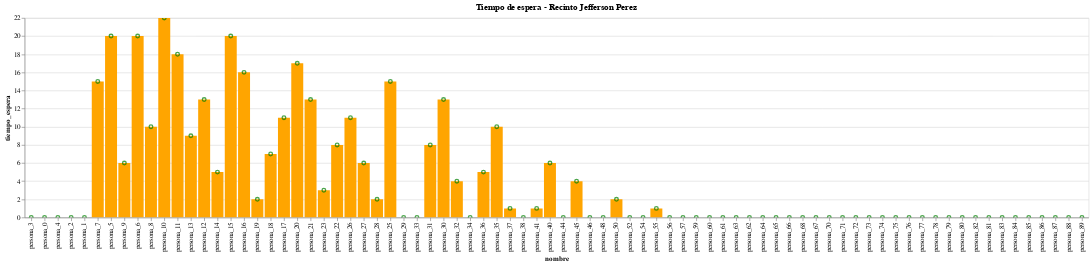

The notebook cell saved with this chart:
### Code cell
alt.Chart(df_data[df_data['resultado_vacuna']==1]).mark_bar(color='orange').encode(
    x=alt.X('nombre',sort=alt.EncodingSortField(field="id", op="count", order='ascending')),
    y='tiempo_espera'
    )+alt.Chart(df_data[df_data['resultado_vacuna']==1]).mark_point(color='green').encode(
        x=alt.X('nombre',sort=alt.EncodingSortField(field="id", op="count", order='ascending')),
        y='tiempo_espera').properties(title='Tiempo de espera - Recinto Jefferson Perez').interactive()

### Figure 1 — Vega-Lite specification as saved in the notebook (floating-point values rounded to 4 significant figures)
{"config": {"view": {"continuousWidth": 400, "continuousHeight": 300}}, "layer": [{"data": {"name": "data-5777d89e227b8101d799686cde3602b1"}, "mark": {"type": "bar", "color": "orange"}, "encoding": {"x": {"type": "nominal", "field": "nombre", "sort": {"field": "id", "op": "count", "order": "ascending"}}, "y": {"type": "quantitative", "field": "tiempo_espera"}}}, {"data": {"name": "data-5777d89e227b8101d799686cde3602b1"}, "mark": {"type": "point", "color": "green"}, "encoding": {"x": {"type": "nominal", "field": "nombre", "sort": {"field": "id", "op": "count", "order": "ascending"}}, "y": {"type": "quantitative", "field": "tiempo_espera"}}, "selection": {"selector002": {"type": "interval", "bind": "scales", "encodings": ["x", "y"]}}, "title": "Tiempo de espera - Recinto Jefferson Perez"}], "$schema": "https://vega.github.io/schema/vega-lite/v4.8.1.json", "datasets": {"data-5777d89e227b8101d799686cde3602b1": [{"id": 3, "nombre": "persona_3", "tiempo_exam": 20, "tiempo_datos": 2, "tiempo_vacuna": 6, "tiempo_certificado": 2, "tiempo_salida": 2, "tiempo_espera": 0, "resultado_vacuna": 1, "tiempo_total": 32}, {"id": 0, "nombre": "persona_0", "tiempo_exam": 20, "tiempo_datos": 3, "tiempo_vacuna": 5, "tiempo_certificado": 2, "tiempo_salida": 4, "tiempo_espera": 0, "resultado_vacuna": 1, "tiempo_total": 34}, {"id": 4, "nombre": "persona_4", "tiempo_exam": 20, "tiempo_datos": 4, "tiempo_vacuna": 5, "tiempo_certificado": 2, "tiempo_salida": 3, "tiempo_espera": 0, "resultado_vacuna": 1, "tiempo_total": 34}, {"id": 2, "nombre": "persona_2", "tiempo_exam": 20, "tiempo_datos": 3, "tiempo_vacuna": 8, "tiempo_certificado": 2, "tiempo_salida": 5, "tiempo_espera": 0, "resultado_vacuna": 1, "tiempo_total": 38}, {"id": 1, "nombre": "persona_1", "tiempo_exam": 20, "tiempo_datos": 2, "tiempo_vacuna": 9, "tiempo_certificado": 3, "tiempo_salida": 2, "tiempo_espera": 0, "resultado_vacuna": 1, "tiempo_total": 36}, {"id": 7, "nombre": "persona_7", "tiempo_exam": 20, "tiempo_datos": 2, "tiempo_vacuna": 5, "tiempo_certificado": 3, "tiempo_salida": 1, "tiempo_espera": 15, "resultado_vacuna": 1, "tiempo_total": 31}, {"id": 5, "nombre": "persona_5", "tiempo_exam": 20, "tiempo_datos": 4, "tiempo_vacuna": 5, "tiempo_certificado": 1, "tiempo_salida": 4, "tiempo_espera": 20, "resultado_vacuna": 1, "tiempo_total": 34}, {"id": 9, "nombre": "persona_9", "tiempo_exam": 20, "tiempo_datos": 2, "tiempo_vacuna": 9, "tiempo_certificado": 1, "tiempo_salida": 5, "tiempo_espera": 6, "resultado_vacuna": 1, "tiempo_total": 37}, {"id": 6, "nombre": "persona_6", "tiempo_exam": 20, "tiempo_datos": 3, "tiempo_vacuna": 8, "tiempo_certificado": 3, "tiempo_salida": 4, "tiempo_espera": 20, "resultado_vacuna": 1, "tiempo_total": 38}, {"id": 8, "nombre": "persona_8", "tiempo_exam": 20, "tiempo_datos": 2, "tiempo_vacuna": 10, "tiempo_certificado": 2, "tiempo_salida": 3, "tiempo_espera": 10, "resultado_vacuna": 1, "tiempo_total": 37}, {"id": 10, "nombre": "persona_10", "tiempo_exam": 20, "tiempo_datos": 2, "tiempo_vacuna": 5, "tiempo_certificado": 3, "tiempo_salida": 5, "tiempo_espera": 22, "resultado_vacuna": 1, "tiempo_total": 35}, {"id": 11, "nombre": "persona_11", "tiempo_exam": 20, "tiempo_datos": 3, "tiempo_vacuna": 8, "tiempo_certificado": 1, "tiempo_salida": 4, "tiempo_espera": 18, "resultado_vacuna": 1, "tiempo_total": 36}, {"id": 13, "nombre": "persona_13", "tiempo_exam": 20, "tiempo_datos": 2, "tiempo_vacuna": 9, "tiempo_certificado": 2, "tiempo_salida": 1, "tiempo_espera": 9, "resultado_vacuna": 1, "tiempo_total": 34}, {"id": 12, "nombre": "persona_12", "tiempo_exam": 20, "tiempo_datos": 4, "tiempo_vacuna": 7, "tiempo_certificado": 2, "tiempo_salida": 4, "tiempo_espera": 13, "resultado_vacuna": 1, "tiempo_total": 37}, {"id": 14, "nombre": "persona_14", "tiempo_exam": 20, "tiempo_datos": 2, "tiempo_vacuna": 10, "tiempo_certificado": 1, "tiempo_salida": 4, "tiempo_espera": 5, "resultado_vacuna": 1, "tiempo_total": 37}, {"id": 15, "nombre": "persona_15", "tiempo_exam": 20, "tiempo_datos": 2, "tiempo_vacuna": 6, "tiempo_certificado": 2, "tiempo_salida": 3, "tiempo_espera": 20, "resultado_vacuna": 1, "tiempo_total": 33}, {"id": 16, "nombre": "persona_16", "tiempo_exam": 20, "tiempo_datos": 3, "tiempo_vacuna": 6, "tiempo_certificado": 1, "tiempo_salida": 5, "tiempo_espera": 16, "resultado_vacuna": 1, "tiempo_total": 35}, {"id": 19, "nombre": "persona_19", "tiempo_exam": 20, "tiempo_datos": 4, "tiempo_vacuna": 5, "tiempo_certificado": 2, "tiempo_salida": 5, "tiempo_espera": 2, "resultado_vacuna": 1, "tiempo_total": 36}, {"id": 18, "nombre": "persona_18", "tiempo_exam": 20, "tiempo_datos": 4, "tiempo_vacuna": 6, "tiempo_certificado": 1, "tiempo_salida": 1, "tiempo_espera": 7, "resultado_vacuna": 1, "tiempo_total": 32}, {"id": 17, "nombre": "persona_17", "tiempo_exam": 20, "tiempo_datos": 4, "tiempo_vacuna": 10, "tiempo_certificado": 3, "tiempo_salida": 4, "tiempo_espera": 11, "resultado_vacuna": 1, "tiempo_total": 41}, {"id": 20, "nombre": "persona_20", "tiempo_exam": 20, "tiempo_datos": 2, "tiempo_vacuna": 7, "tiempo_certificado": 1, "tiempo_salida": 2, "tiempo_espera": 17, "resultado_vacuna": 1, "tiempo_total": 32}, {"id": 21, "nombre": "persona_21", "tiempo_exam": 20, "tiempo_datos": 3, "tiempo_vacuna": 6, "tiempo_certificado": 2, "tiempo_salida": 3, "tiempo_espera": 13, "resultado_vacuna": 1, "tiempo_total": 34}, {"id": 23, "nombre": "persona_23", "tiempo_exam": 20, "tiempo_datos": 4, "tiempo_vacuna": 8, "tiempo_certificado": 1, "tiempo_salida": 1, "tiempo_espera": 3, "resultado_vacuna": 1, "tiempo_total": 34}, {"id": 22, "nombre": "persona_22", "tiempo_exam": 20, "tiempo_datos": 4, "tiempo_vacuna": 9, "tiempo_certificado": 1, "tiempo_salida": 5, "tiempo_espera": 8, "resultado_vacuna": 1, "tiempo_total": 39}, {"id": 26, "nombre": "persona_26", "tiempo_exam": 20, "tiempo_datos": 3, "tiempo_vacuna": 6, "tiempo_certificado": 3, "tiempo_salida": 4, "tiempo_espera": 11, "resultado_vacuna": 1, "tiempo_total": 36}, {"id": 27, "nombre": "persona_27", "tiempo_exam": 20, "tiempo_datos": 2, "tiempo_vacuna": 9, "tiempo_certificado": 2, "tiempo_salida": 3, "tiempo_espera": 6, "resultado_vacuna": 1, "tiempo_total": 36}, {"id": 28, "nombre": "persona_28", "tiempo_exam": 20, "tiempo_datos": 2, "tiempo_vacuna": 9, "tiempo_certificado": 3, "tiempo_salida": 3, "tiempo_espera": 2, "resultado_vacuna": 1, "tiempo_total": 37}, {"id": 25, "nombre": "persona_25", "tiempo_exam": 20, "tiempo_datos": 3, "tiempo_vacuna": 10, "tiempo_certificado": 3, "tiempo_salida": 1, "tiempo_espera": 15, "resultado_vacuna": 1, "tiempo_total": 37}, {"id": 29, "nombre": "persona_29", "tiempo_exam": 20, "tiempo_datos": 2, "tiempo_vacuna": 9, "tiempo_certificado": 3, "tiempo_salida": 1, "tiempo_espera": 0, "resultado_vacuna": 1, "tiempo_total": 35}, {"id": 33, "nombre": "persona_33", "tiempo_exam": 20, "tiempo_datos": 3, "tiempo_vacuna": 5, "tiempo_certificado": 1, "tiempo_salida": 4, "tiempo_espera": 0, "resultado_vacuna": 1, "tiempo_total": 33}, {"id": 31, "nombre": "persona_31", "tiempo_exam": 20, "tiempo_datos": 3, "tiempo_vacuna": 7, "tiempo_certificado": 3, "tiempo_salida": 1, "tiempo_espera": 8, "resultado_vacuna": 1, "tiempo_total": 34}, {"id": 30, "nombre": "persona_30", "tiempo_exam": 20, "tiempo_datos": 4, "tiempo_vacuna": 7, "tiempo_certificado": 2, "tiempo_salida": 5, "tiempo_espera": 13, "resultado_vacuna": 1, "tiempo_total": 38}, {"id": 32, "nombre": "persona_32", "tiempo_exam": 20, "tiempo_datos": 4, "tiempo_vacuna": 7, "tiempo_certificado": 2, "tiempo_salida": 1, "tiempo_espera": 4, "resultado_vacuna": 1, "tiempo_total": 34}, {"id": 34, "nombre": "persona_34", "tiempo_exam": 20, "tiempo_datos": 3, "tiempo_vacuna": 7, "tiempo_certificado": 1, "tiempo_salida": 1, "tiempo_espera": 0, "resultado_vacuna": 1, "tiempo_total": 32}, {"id": 36, "nombre": "persona_36", "tiempo_exam": 20, "tiempo_datos": 3, "tiempo_vacuna": 5, "tiempo_certificado": 2, "tiempo_salida": 3, "tiempo_espera": 5, "resultado_vacuna": 1, "tiempo_total": 33}, {"id": 35, "nombre": "persona_35", "tiempo_exam": 20, "tiempo_datos": 4, "tiempo_vacuna": 7, "tiempo_certificado": 2, "tiempo_salida": 5, "tiempo_espera": 10, "resultado_vacuna": 1, "tiempo_total": 38}, {"id": 37, "nombre": "persona_37", "tiempo_exam": 20, "tiempo_datos": 3, "tiempo_vacuna": 9, "tiempo_certificado": 1, "tiempo_salida": 3, "tiempo_espera": 1, "resultado_vacuna": 1, "tiempo_total": 36}, {"id": 38, "nombre": "persona_38", "tiempo_exam": 20, "tiempo_datos": 3, "tiempo_vacuna": 8, "tiempo_certificado": 3, "tiempo_salida": 2, "tiempo_espera": 0, "resultado_vacuna": 1, "tiempo_total": 36}, {"id": 41, "nombre": "persona_41", "tiempo_exam": 20, "tiempo_datos": 3, "tiempo_vacuna": 6, "tiempo_certificado": 1, "tiempo_salida": 1, "tiempo_espera": 1, "resultado_vacuna": 1, "tiempo_total": 31}, {"id": 40, "nombre": "persona_40", "tiempo_exam": 20, "tiempo_datos": 3, "tiempo_vacuna": 6, "tiempo_certificado": 3, "tiempo_salida": 5, "tiempo_espera": 6, "resultado_vacuna": 1, "tiempo_total": 37}, {"id": 44, "nombre": "persona_44", "tiempo_exam": 20, "tiempo_datos": 3, "tiempo_vacuna": 6, "tiempo_certificado": 2, "tiempo_salida": 1, "tiempo_espera": 0, "resultado_vacuna": 1, "tiempo_total": 32}, {"id": 45, "nombre": "persona_45", "tiempo_exam": 20, "tiempo_datos": 2, "tiempo_vacuna": 8, "tiempo_certificado": 3, "tiempo_salida": 3, "tiempo_espera": 4, "resultado_vacuna": 1, "tiempo_total": 36}, {"id": 46, "nombre": "persona_46", "tiempo_exam": 20, "tiempo_datos": 2, "tiempo_vacuna": 10, "tiempo_certificado": 1, "tiempo_salida": 1, "tiempo_espera": 0, "resultado_vacuna": 1, "tiempo_total": 34}, {"id": 48, "nombre": "persona_48", "tiempo_exam": 20, "tiempo_datos": 2, "tiempo_vacuna": 7, "tiempo_certificado": 2, "tiempo_salida": 5, "tiempo_espera": 0, "resultado_vacuna": 1, "tiempo_total": 36}, {"id": 50, "nombre": "persona_50", "tiempo_exam": 20, "tiempo_datos": 3, "tiempo_vacuna": 7, "tiempo_certificado": 3, "tiempo_salida": 1, "tiempo_espera": 2, "resultado_vacuna": 1, "tiempo_total": 34}, {"id": 52, "nombre": "persona_52", "tiempo_exam": 20, "tiempo_datos": 2, "tiempo_vacuna": 7, "tiempo_certificado": 1, "tiempo_salida": 5, "tiempo_espera": 0, "resultado_vacuna": 1, "tiempo_total": 35}, {"id": 54, "nombre": "persona_54", "tiempo_exam": 20, "tiempo_datos": 4, "tiempo_vacuna": 5, "tiempo_certificado": 2, "tiempo_salida": 2, "tiempo_espera": 0, "resultado_vacuna": 1, "tiempo_total": 33}, {"id": 55, "nombre": "persona_55", "tiempo_exam": 20, "tiempo_datos": 3, "tiempo_vacuna": 10, "tiempo_certificado": 1, "tiempo_salida": 3, "tiempo_espera": 1, "resultado_vacuna": 1, "tiempo_total": 37}, {"id": 56, "nombre": "persona_56", "tiempo_exam": 20, "tiempo_datos": 4, "tiempo_vacuna": 5, "tiempo_certificado": 3, "tiempo_salida": 5, "tiempo_espera": 0, "resultado_vacuna": 1, "tiempo_total": 37}, {"id": 57, "nombre": "persona_57", "tiempo_exam": 20, "tiempo_datos": 2, "tiempo_vacuna": 10, "tiempo_certificado": 1, "tiempo_salida": 5, "tiempo_espera": 0, "resultado_vacuna": 1, "tiempo_total": 38}, {"id": 59, "nombre": "persona_59", "tiempo_exam": 20, "tiempo_datos": 4, "tiempo_vacuna": 7, "tiempo_certificado": 3, "tiempo_salida": 1, "tiempo_espera": 0, "resultado_vacuna": 1, "tiempo_total": 35}, {"id": 60, "nombre": "persona_60", "tiempo_exam": 20, "tiempo_datos": 2, "tiempo_vacuna": 6, "tiempo_certificado": 3, "tiempo_salida": 3, "tiempo_espera": 0, "resultado_vacuna": 1, "tiempo_total": 34}, {"id": 61, "nombre": "persona_61", "tiempo_exam": 20, "tiempo_datos": 3, "tiempo_vacuna": 6, "tiempo_certificado": 2, "tiempo_salida": 2, "tiempo_espera": 0, "resultado_vacuna": 1, "tiempo_total": 33}, {"id": 63, "nombre": "persona_63", "tiempo_exam": 20, "tiempo_datos": 2, "tiempo_vacuna": 8, "tiempo_certificado": 1, "tiempo_salida": 2, "tiempo_espera": 0, "resultado_vacuna": 1, "tiempo_total": 33}, {"id": 62, "nombre": "persona_62", "tiempo_exam": 20, "tiempo_datos": 4, "tiempo_vacuna": 9, "tiempo_certificado": 3, "tiempo_salida": 2, "tiempo_espera": 0, "resultado_vacuna": 1, "tiempo_total": 38}, {"id": 64, "nombre": "persona_64", "tiempo_exam": 20, "tiempo_datos": 4, "tiempo_vacuna": 8, "tiempo_certificado": 3, "tiempo_salida": 1, "tiempo_espera": 0, "resultado_vacuna": 1, "tiempo_total": 36}, {"id": 65, "nombre": "persona_65", "tiempo_exam": 20, "tiempo_datos": 3, "tiempo_vacuna": 9, "tiempo_certificado": 2, "tiempo_salida": 1, "tiempo_espera": 0, "resultado_vacuna": 1, "tiempo_total": 35}, {"id": 66, "nombre": "persona_66", "tiempo_exam": 20, "tiempo_datos": 2, "tiempo_vacuna": 8, "tiempo_certificado": 3, "tiempo_salida": 2, "tiempo_espera": 0, "resultado_vacuna": 1, "tiempo_total": 35}, {"id": 68, "nombre": "persona_68", "tiempo_exam": 20, "tiempo_datos": 3, "tiempo_vacuna": 6, "tiempo_certificado": 1, "tiempo_salida": 5, "tiempo_espera": 0, "resultado_vacuna": 1, "tiempo_total": 35}, {"id": 67, "nombre": "persona_67", "tiempo_exam": 20, "tiempo_datos": 3, "tiempo_vacuna": 10, "tiempo_certificado": 3, "tiempo_salida": 1, "tiempo_espera": 0, "resultado_vacuna": 1, "tiempo_total": 37}, {"id": 70, "nombre": "persona_70", "tiempo_exam": 20, "tiempo_datos": 4, "tiempo_vacuna": 6, "tiempo_certificado": 3, "tiempo_salida": 2, "tiempo_espera": 0, "resultado_vacuna": 1, "tiempo_total": 35}, {"id": 71, "nombre": "persona_71", "tiempo_exam": 20, "tiempo_datos": 2, "tiempo_vacuna": 7, "tiempo_certificado": 1, "tiempo_salida": 1, "tiempo_espera": 0, "resultado_vacuna": 1, "tiempo_total": 31}, {"id": 72, "nombre": "persona_72", "tiempo_exam": 20, "tiempo_datos": 3, "tiempo_vacuna": 5, "tiempo_certificado": 2, "tiempo_salida": 1, "tiempo_espera": 0, "resultado_vacuna": 1, "tiempo_total": 31}, {"id": 73, "nombre": "persona_73", "tiempo_exam": 20, "tiempo_datos": 4, "tiempo_vacuna": 9, "tiempo_certificado": 3, "tiempo_salida": 1, "tiempo_espera": 0, "resultado_vacuna": 1, "tiempo_total": 37}, {"id": 74, "nombre": "persona_74", "tiempo_exam": 20, "tiempo_datos": 2, "tiempo_vacuna": 6, "tiempo_certificado": 3, "tiempo_salida": 3, "tiempo_espera": 0, "resultado_vacuna": 1, "tiempo_total": 34}, {"id": 75, "nombre": "persona_75", "tiempo_exam": 20, "tiempo_datos": 2, "tiempo_vacuna": 6, "tiempo_certificado": 2, "tiempo_salida": 2, "tiempo_espera": 0, "resultado_vacuna": 1, "tiempo_total": 32}, {"id": 76, "nombre": "persona_76", "tiempo_exam": 20, "tiempo_datos": 2, "tiempo_vacuna": 10, "tiempo_certificado": 1, "tiempo_salida": 5, "tiempo_espera": 0, "resultado_vacuna": 1, "tiempo_total": 38}, {"id": 77, "nombre": "persona_77", "tiempo_exam": 20, "tiempo_datos": 2, "tiempo_vacuna": 7, "tiempo_certificado": 1, "tiempo_salida": 4, "tiempo_espera": 0, "resultado_vacuna": 1, "tiempo_total": 34}, {"id": 78, "nombre": "persona_78", "tiempo_exam": 20, "tiempo_datos": 4, "tiempo_vacuna": 5, "tiempo_certificado": 2, "tiempo_salida": 3, "tiempo_espera": 0, "resultado_vacuna": 1, "tiempo_total": 34}, {"id": 79, "nombre": "persona_79", "tiempo_exam": 20, "tiempo_datos": 2, "tiempo_vacuna": 6, "tiempo_certificado": 3, "tiempo_salida": 1, "tiempo_espera": 0, "resultado_vacuna": 1, "tiempo_total": 32}, {"id": 80, "nombre": "persona_80", "tiempo_exam": 20, "tiempo_datos": 3, "tiempo_vacuna": 9, "tiempo_certificado": 1, "tiempo_salida": 3, "tiempo_espera": 0, "resultado_vacuna": 1, "tiempo_total": 36}, {"id": 82, "nombre": "persona_82", "tiempo_exam": 20, "tiempo_datos": 4, "tiempo_vacuna": 6, "tiempo_certificado": 1, "tiempo_salida": 3, "tiempo_espera": 0, "resultado_vacuna": 1, "tiempo_total": 34}, {"id": 81, "nombre": "persona_81", "tiempo_exam": 20, "tiempo_datos": 4, "tiempo_vacuna": 10, "tiempo_certificado": 3, "tiempo_salida": 4, "tiempo_espera": 0, "resultado_vacuna": 1, "tiempo_total": 41}, {"id": 83, "nombre": "persona_83", "tiempo_exam": 20, "tiempo_datos": 2, "tiempo_vacuna": 5, "tiempo_certificado": 2, "tiempo_salida": 1, "tiempo_espera": 0, "resultado_vacuna": 1, "tiempo_total": 30}, {"id": 84, "nombre": "persona_84", "tiempo_exam": 20, "tiempo_datos": 2, "tiempo_vacuna": 9, "tiempo_certificado": 2, "tiempo_salida": 3, "tiempo_espera": 0, "resultado_vacuna": 1, "tiempo_total": 36}, {"id": 85, "nombre": "persona_85", "tiempo_exam": 20, "tiempo_datos": 4, "tiempo_vacuna": 7, "tiempo_certificado": 2, "tiempo_salida": 4, "tiempo_espera": 0, "resultado_vacuna": 1, "tiempo_total": 37}, {"id": 86, "nombre": "persona_86", "tiempo_exam": 20, "tiempo_datos": 4, "tiempo_vacuna": 6, "tiempo_certificado": 2, "tiempo_salida": 5, "tiempo_espera": 0, "resultado_vacuna": 1, "tiempo_total": 37}, {"id": 87, "nombre": "persona_87", "tiempo_exam": 20, "tiempo_datos": 2, "tiempo_vacuna": 5, "tiempo_certificado": 1, "tiempo_salida": 2, "tiempo_espera": 0, "resultado_vacuna": 1, "tiempo_total": 30}, {"id": 88, "nombre": "persona_88", "tiempo_exam": 20, "tiempo_datos": 2, "tiempo_vacuna": 5, "tiempo_certificado": 1, "tiempo_salida": 5, "tiempo_espera": 0, "resultado_vacuna": 1, "tiempo_total": 33}, {"id": 89, "nombre": "persona_89", "tiempo_exam": 20, "tiempo_datos": 3, "tiempo_vacuna": 9, "tiempo_certificado": 2, "tiempo_salida": 5, "tiempo_espera": 0, "resultado_vacuna": 1, "tiempo_total": 39}]}}
